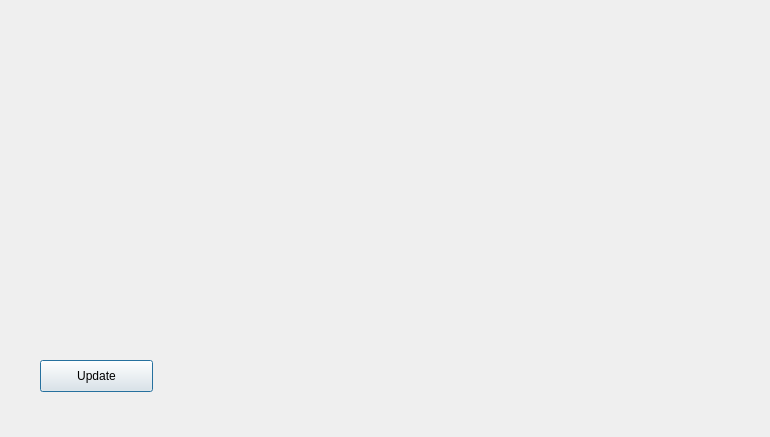
<?xml version="1.0" encoding="UTF-8"?>
<ui version="4.0">
 <class>Dialog</class>
 <widget class="QDialog" name="Dialog">
  <property name="geometry">
   <rect>
    <x>0</x>
    <y>0</y>
    <width>770</width>
    <height>437</height>
   </rect>
  </property>
  <property name="windowTitle">
   <string>DPE Live Demo</string>
  </property>
  <widget class="QWidget" name="wdt_drawing" native="true">
   <property name="geometry">
    <rect>
     <x>70</x>
     <y>90</y>
     <width>271</width>
     <height>241</height>
    </rect>
   </property>
  </widget>
  <widget class="QPushButton" name="btn_update">
   <property name="geometry">
    <rect>
     <x>40</x>
     <y>360</y>
     <width>113</width>
     <height>32</height>
    </rect>
   </property>
   <property name="text">
    <string>Update</string>
   </property>
  </widget>
  <widget class="QWidget" name="mpl_img" native="true">
   <property name="geometry">
    <rect>
     <x>400</x>
     <y>90</y>
     <width>291</width>
     <height>241</height>
    </rect>
   </property>
  </widget>
 </widget>
 <resources/>
 <connections/>
</ui>
